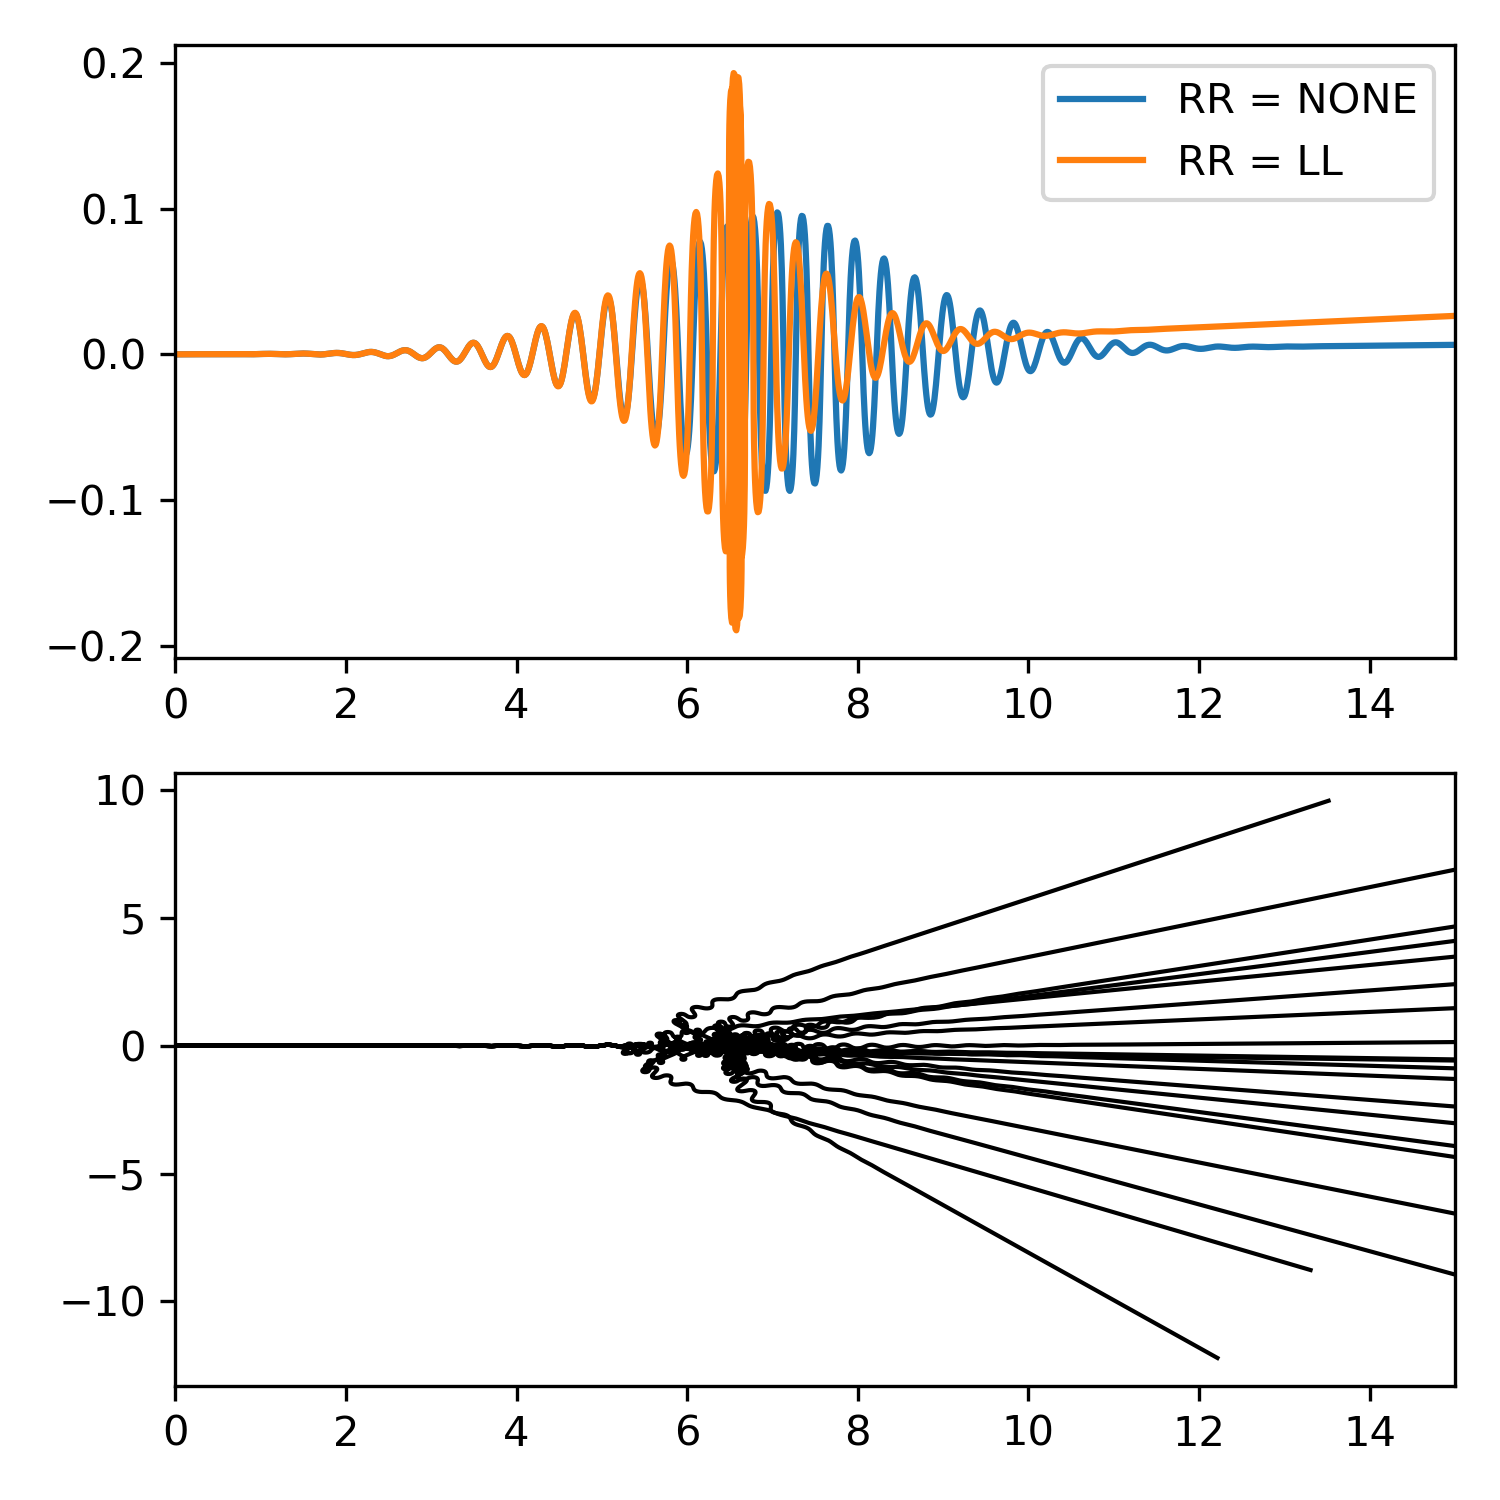

Reproduce this figure in Python.
from sfparticles import Particles, Simulation
from sfparticles.fields import simple_laser_pulse
from sfparticles.particles import RadiationReactionType

import matplotlib.pyplot as plt

import numpy as np
from scipy.constants import pi, m_e, e, c


um = 1e-6
fs = 1e-15

l0 = 0.8*um
omega0 = 2*pi*c / l0
k0 = omega0 / c

a0 = 150
w0 = 5*um
ctau = 5*um

a0_norm = e / (m_e * c * omega0)

N = int(1)
Tsim = 5*ctau/c
dt = 1*um / c / 100
step = int(Tsim / dt)
gen = np.random.RandomState()


gamma0 = 100

def init(N):
    x = np.zeros(N)
    y = np.zeros(N)
    z = np.zeros(N)
    ux = np.full(N, np.sqrt(gamma0**2-1))
    uy = np.zeros(N)
    uz = np.zeros(N)
    return (x, y, z, ux, uy, uz)

def simulate(N=1, RR=RadiationReactionType.LL):
    laser = simple_laser_pulse(a0, w0, ctau, direction=-1, x0=3*ctau)

    electrons = Particles('electron', q=-1, m=1, N=N, props=init(N), RR=RR)
    photons = Particles('photon', 0, 0)

    if RR == RadiationReactionType.PHOTON:
        electrons.set_photon(photons)

    sim = Simulation(electrons, photons, dt=dt, fields=laser, print_every=100)

    trajectory_size = (step, N)
    t = np.arange(step) * dt
    x = np.zeros(trajectory_size)
    y = np.zeros(trajectory_size)
    z = np.zeros(trajectory_size)
    ux = np.zeros(trajectory_size)
    uy = np.zeros(trajectory_size)
    uz = np.zeros(trajectory_size)
    for i in range(step):
        sim.start(1)
        x[i, :] = electrons.x
        y[i, :] = electrons.y
        z[i, :] = electrons.z
        ux[i, :] = electrons.ux
        uy[i, :] = electrons.uy
        uz[i, :] = electrons.uz

    return t, x, y, z, ux, uy, uz


def main():
    fig, axes = plt.subplots(
        2, 1,
        tight_layout = True,
        figsize=(5, 5),
    )

    ax = axes[0]
    for RR in [
        RadiationReactionType.NONE, 
        RadiationReactionType.LL, 
    ]:
        t, x, y, z, ux, uy, uz = simulate(1, RR)
        ax.plot(
            x/um, y/um,
            label = f'RR = {RR.name}',
        )

    ax.set_xlim(0, 15)
    ax.legend()

    ax = axes[1]
    t, x, y, z, ux, uy, uz = simulate(20, RadiationReactionType.PHOTON)
    ax.plot(
        x/um, y/um,
        lw = 1,
        color = 'k',
    )
    ax.set_xlim(0, 15)
    fig.savefig('trajectory.png', dpi=300)

if __name__ == "__main__":
    main()